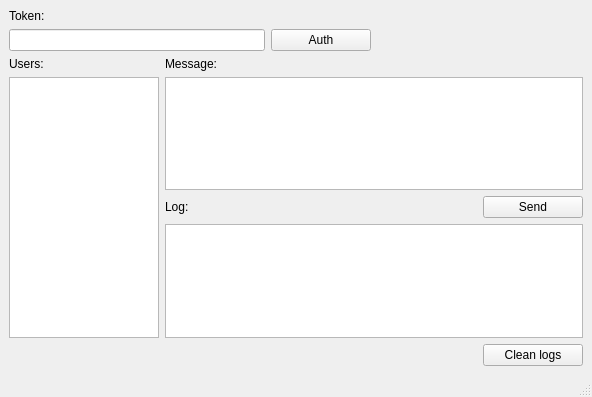
<?xml version="1.0" encoding="UTF-8"?>
<ui version="4.0">
 <class>MainWindow</class>
 <widget class="QMainWindow" name="MainWindow">
  <property name="geometry">
   <rect>
    <x>0</x>
    <y>0</y>
    <width>592</width>
    <height>397</height>
   </rect>
  </property>
  <property name="windowTitle">
   <string>VKmailing</string>
  </property>
  <widget class="QWidget" name="centralwidget">
   <layout class="QGridLayout" name="gridLayout">
    <item row="1" column="0" colspan="2">
     <widget class="QLineEdit" name="lineEdit"/>
    </item>
    <item row="5" column="4">
     <widget class="QPushButton" name="sendButton">
      <property name="text">
       <string>Send</string>
      </property>
     </widget>
    </item>
    <item row="6" column="1" colspan="4">
     <widget class="QTextEdit" name="logEdit">
      <property name="maximumSize">
       <size>
        <width>16777215</width>
        <height>16777215</height>
       </size>
      </property>
     </widget>
    </item>
    <item row="4" column="1" colspan="4">
     <widget class="QTextEdit" name="textEdit"/>
    </item>
    <item row="5" column="1">
     <widget class="QLabel" name="label_3">
      <property name="text">
       <string>Log:</string>
      </property>
     </widget>
    </item>
    <item row="2" column="0">
     <widget class="QLabel" name="label_4">
      <property name="text">
       <string>Users:</string>
      </property>
     </widget>
    </item>
    <item row="2" column="1">
     <widget class="QLabel" name="label_2">
      <property name="text">
       <string>Message:</string>
      </property>
     </widget>
    </item>
    <item row="1" column="2">
     <widget class="QPushButton" name="testButton">
      <property name="text">
       <string>Auth</string>
      </property>
     </widget>
    </item>
    <item row="0" column="0">
     <widget class="QLabel" name="label">
      <property name="text">
       <string>Token:</string>
      </property>
     </widget>
    </item>
    <item row="7" column="4">
     <widget class="QPushButton" name="cleanButton">
      <property name="text">
       <string>Clean logs</string>
      </property>
     </widget>
    </item>
    <item row="4" column="0" rowspan="3">
     <widget class="QTextEdit" name="dialogEdit">
      <property name="maximumSize">
       <size>
        <width>150</width>
        <height>16777215</height>
       </size>
      </property>
     </widget>
    </item>
   </layout>
  </widget>
  <widget class="QMenuBar" name="menubar">
   <property name="geometry">
    <rect>
     <x>0</x>
     <y>0</y>
     <width>592</width>
     <height>21</height>
    </rect>
   </property>
  </widget>
  <widget class="QStatusBar" name="statusbar"/>
 </widget>
 <resources/>
 <connections/>
</ui>
